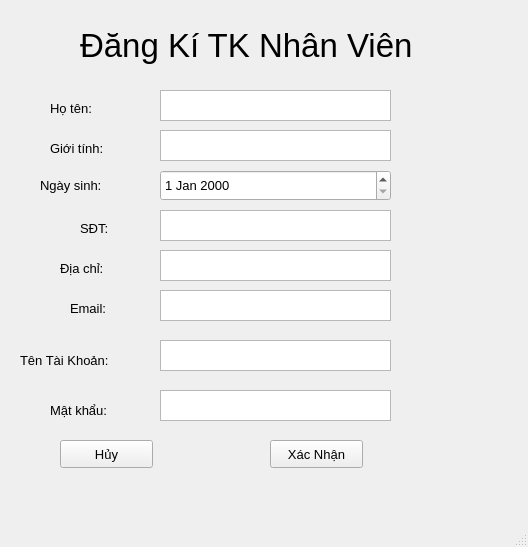
<?xml version="1.0" encoding="UTF-8"?>
<ui version="4.0">
 <class>MainWindow</class>
 <widget class="QMainWindow" name="MainWindow">
  <property name="geometry">
   <rect>
    <x>0</x>
    <y>0</y>
    <width>528</width>
    <height>547</height>
   </rect>
  </property>
  <property name="windowTitle">
   <string>MainWindow</string>
  </property>
  <widget class="QWidget" name="centralwidget">
   <widget class="QLabel" name="label">
    <property name="enabled">
     <bool>true</bool>
    </property>
    <property name="geometry">
     <rect>
      <x>80</x>
      <y>20</y>
      <width>431</width>
      <height>51</height>
     </rect>
    </property>
    <property name="font">
     <font>
      <pointsize>25</pointsize>
     </font>
    </property>
    <property name="text">
     <string>Đăng Kí TK Nhân Viên</string>
    </property>
   </widget>
   <widget class="QLabel" name="label_2">
    <property name="geometry">
     <rect>
      <x>50</x>
      <y>100</y>
      <width>55</width>
      <height>16</height>
     </rect>
    </property>
    <property name="font">
     <font>
      <pointsize>10</pointsize>
     </font>
    </property>
    <property name="text">
     <string>Họ tên:</string>
    </property>
   </widget>
   <widget class="QLabel" name="label_3">
    <property name="geometry">
     <rect>
      <x>50</x>
      <y>140</y>
      <width>91</width>
      <height>16</height>
     </rect>
    </property>
    <property name="font">
     <font>
      <pointsize>10</pointsize>
     </font>
    </property>
    <property name="text">
     <string>Giới tính:</string>
    </property>
   </widget>
   <widget class="QLabel" name="label_4">
    <property name="geometry">
     <rect>
      <x>40</x>
      <y>170</y>
      <width>91</width>
      <height>31</height>
     </rect>
    </property>
    <property name="font">
     <font>
      <pointsize>10</pointsize>
     </font>
    </property>
    <property name="text">
     <string>Ngày sinh:</string>
    </property>
   </widget>
   <widget class="QLabel" name="label_5">
    <property name="geometry">
     <rect>
      <x>80</x>
      <y>220</y>
      <width>55</width>
      <height>16</height>
     </rect>
    </property>
    <property name="font">
     <font>
      <pointsize>10</pointsize>
     </font>
    </property>
    <property name="text">
     <string>SĐT: </string>
    </property>
   </widget>
   <widget class="QLabel" name="label_6">
    <property name="geometry">
     <rect>
      <x>60</x>
      <y>260</y>
      <width>55</width>
      <height>16</height>
     </rect>
    </property>
    <property name="font">
     <font>
      <pointsize>10</pointsize>
     </font>
    </property>
    <property name="text">
     <string>Địa chỉ:</string>
    </property>
   </widget>
   <widget class="QLabel" name="label_7">
    <property name="geometry">
     <rect>
      <x>70</x>
      <y>300</y>
      <width>55</width>
      <height>16</height>
     </rect>
    </property>
    <property name="font">
     <font>
      <pointsize>10</pointsize>
     </font>
    </property>
    <property name="text">
     <string>Email:</string>
    </property>
   </widget>
   <widget class="QLabel" name="label_8">
    <property name="geometry">
     <rect>
      <x>50</x>
      <y>400</y>
      <width>91</width>
      <height>21</height>
     </rect>
    </property>
    <property name="font">
     <font>
      <pointsize>10</pointsize>
     </font>
    </property>
    <property name="text">
     <string>Mật khẩu:</string>
    </property>
   </widget>
   <widget class="QTextEdit" name="txthoten">
    <property name="geometry">
     <rect>
      <x>160</x>
      <y>90</y>
      <width>231</width>
      <height>31</height>
     </rect>
    </property>
    <property name="font">
     <font>
      <pointsize>10</pointsize>
     </font>
    </property>
   </widget>
   <widget class="QTextEdit" name="txtgioitinh">
    <property name="geometry">
     <rect>
      <x>160</x>
      <y>130</y>
      <width>231</width>
      <height>31</height>
     </rect>
    </property>
    <property name="font">
     <font>
      <pointsize>10</pointsize>
     </font>
    </property>
   </widget>
   <widget class="QTextEdit" name="txtsdt">
    <property name="geometry">
     <rect>
      <x>160</x>
      <y>210</y>
      <width>231</width>
      <height>31</height>
     </rect>
    </property>
    <property name="font">
     <font>
      <pointsize>10</pointsize>
     </font>
    </property>
   </widget>
   <widget class="QTextEdit" name="txtdiachi">
    <property name="geometry">
     <rect>
      <x>160</x>
      <y>250</y>
      <width>231</width>
      <height>31</height>
     </rect>
    </property>
    <property name="font">
     <font>
      <pointsize>10</pointsize>
     </font>
    </property>
   </widget>
   <widget class="QTextEdit" name="txtemail">
    <property name="geometry">
     <rect>
      <x>160</x>
      <y>290</y>
      <width>231</width>
      <height>31</height>
     </rect>
    </property>
    <property name="font">
     <font>
      <pointsize>10</pointsize>
     </font>
    </property>
   </widget>
   <widget class="QTextEdit" name="txtmatkhau">
    <property name="geometry">
     <rect>
      <x>160</x>
      <y>390</y>
      <width>231</width>
      <height>31</height>
     </rect>
    </property>
    <property name="font">
     <font>
      <pointsize>10</pointsize>
     </font>
    </property>
   </widget>
   <widget class="QPushButton" name="btnxacnhan">
    <property name="geometry">
     <rect>
      <x>270</x>
      <y>440</y>
      <width>93</width>
      <height>28</height>
     </rect>
    </property>
    <property name="font">
     <font>
      <pointsize>10</pointsize>
     </font>
    </property>
    <property name="text">
     <string>Xác Nhận</string>
    </property>
   </widget>
   <widget class="QDateEdit" name="datengaysinh">
    <property name="geometry">
     <rect>
      <x>160</x>
      <y>170</y>
      <width>231</width>
      <height>31</height>
     </rect>
    </property>
    <property name="font">
     <font>
      <pointsize>10</pointsize>
     </font>
    </property>
   </widget>
   <widget class="QPushButton" name="btnhuy">
    <property name="geometry">
     <rect>
      <x>60</x>
      <y>440</y>
      <width>93</width>
      <height>28</height>
     </rect>
    </property>
    <property name="font">
     <font>
      <pointsize>10</pointsize>
     </font>
    </property>
    <property name="text">
     <string>Hủy</string>
    </property>
   </widget>
   <widget class="QLabel" name="label_9">
    <property name="geometry">
     <rect>
      <x>20</x>
      <y>350</y>
      <width>121</width>
      <height>21</height>
     </rect>
    </property>
    <property name="font">
     <font>
      <pointsize>10</pointsize>
     </font>
    </property>
    <property name="text">
     <string>Tên Tài Khoản:</string>
    </property>
   </widget>
   <widget class="QTextEdit" name="txttentaikhoan">
    <property name="geometry">
     <rect>
      <x>160</x>
      <y>340</y>
      <width>231</width>
      <height>31</height>
     </rect>
    </property>
    <property name="font">
     <font>
      <pointsize>10</pointsize>
     </font>
    </property>
   </widget>
  </widget>
  <widget class="QMenuBar" name="menubar">
   <property name="geometry">
    <rect>
     <x>0</x>
     <y>0</y>
     <width>528</width>
     <height>26</height>
    </rect>
   </property>
  </widget>
  <widget class="QStatusBar" name="statusbar"/>
 </widget>
 <resources/>
 <connections/>
</ui>
